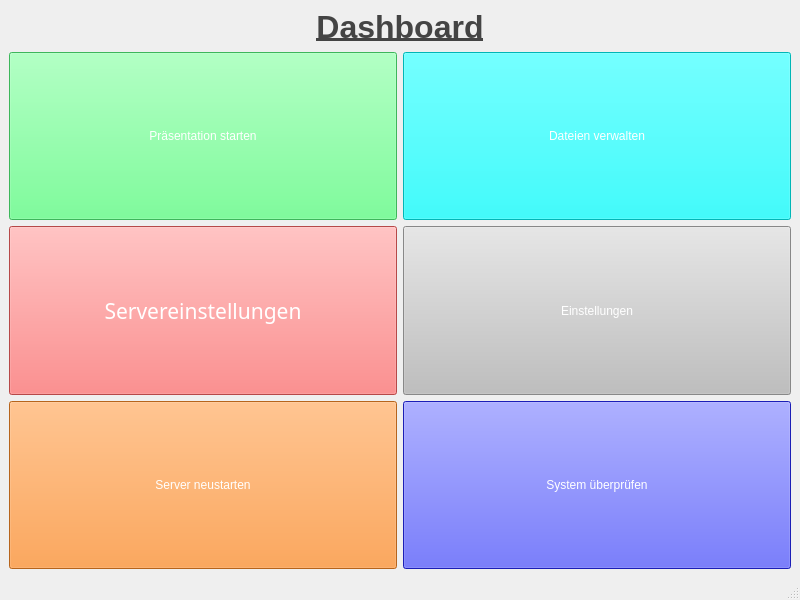
<?xml version="1.0" encoding="UTF-8"?>
<ui version="4.0">
 <class>HomeWindow</class>
 <widget class="QMainWindow" name="HomeWindow">
  <property name="geometry">
   <rect>
    <x>0</x>
    <y>0</y>
    <width>800</width>
    <height>600</height>
   </rect>
  </property>
  <property name="windowTitle">
   <string>MainWindow</string>
  </property>
  <widget class="QWidget" name="centralwidget">
   <layout class="QVBoxLayout" name="verticalLayout">
    <item>
     <widget class="QLabel" name="label">
      <property name="font">
       <font>
        <pointsize>18</pointsize>
       </font>
      </property>
      <property name="text">
       <string>&lt;html&gt;&lt;head/&gt;&lt;body&gt;&lt;p&gt;&lt;span style=&quot; font-size:24pt; font-weight:600; text-decoration: underline; color:#444444;&quot;&gt;Dashboard&lt;/span&gt;&lt;/p&gt;&lt;/body&gt;&lt;/html&gt;</string>
      </property>
      <property name="alignment">
       <set>Qt::AlignCenter</set>
      </property>
     </widget>
    </item>
    <item>
     <layout class="QGridLayout" name="gridLayout">
      <item row="1" column="0">
       <widget class="QPushButton" name="BtnServerSettings">
        <property name="sizePolicy">
         <sizepolicy hsizetype="Minimum" vsizetype="Expanding">
          <horstretch>0</horstretch>
          <verstretch>0</verstretch>
         </sizepolicy>
        </property>
        <property name="font">
         <font>
          <family>Noto Sans</family>
          <pointsize>16</pointsize>
          <italic>false</italic>
          <bold>false</bold>
         </font>
        </property>
        <property name="styleSheet">
         <string notr="true">color: rgb(255, 255, 255);
background-color: rgb(255, 101, 101);
font: 150 16pt &quot;Noto Sans&quot;;</string>
        </property>
        <property name="text">
         <string>Servereinstellungen</string>
        </property>
       </widget>
      </item>
      <item row="0" column="0">
       <widget class="QPushButton" name="BtnStart">
        <property name="enabled">
         <bool>true</bool>
        </property>
        <property name="sizePolicy">
         <sizepolicy hsizetype="Minimum" vsizetype="Expanding">
          <horstretch>0</horstretch>
          <verstretch>0</verstretch>
         </sizepolicy>
        </property>
        <property name="styleSheet">
         <string notr="true">background-color: rgb(85, 255, 127);
color: rgb(255, 255, 255);
font: 150 16pt &quot;Noto Sans&quot;;
</string>
        </property>
        <property name="text">
         <string>Präsentation starten</string>
        </property>
       </widget>
      </item>
      <item row="0" column="1">
       <widget class="QPushButton" name="BtnDat">
        <property name="sizePolicy">
         <sizepolicy hsizetype="Minimum" vsizetype="Expanding">
          <horstretch>0</horstretch>
          <verstretch>0</verstretch>
         </sizepolicy>
        </property>
        <property name="styleSheet">
         <string notr="true">background-color: rgb(0, 255, 255);
color: rgb(255, 255, 255);
font: 150 16pt &quot;Noto Sans&quot;;</string>
        </property>
        <property name="text">
         <string>Dateien verwalten</string>
        </property>
       </widget>
      </item>
      <item row="2" column="0">
       <widget class="QPushButton" name="pushButton">
        <property name="sizePolicy">
         <sizepolicy hsizetype="Minimum" vsizetype="Expanding">
          <horstretch>0</horstretch>
          <verstretch>0</verstretch>
         </sizepolicy>
        </property>
        <property name="styleSheet">
         <string notr="true">color: rgb(255, 255, 255);
font: 150 16pt &quot;Noto Sans&quot;;
background-color: rgb(255, 140, 39);</string>
        </property>
        <property name="text">
         <string>Server neustarten</string>
        </property>
       </widget>
      </item>
      <item row="1" column="1">
       <widget class="QPushButton" name="BtnSettings">
        <property name="sizePolicy">
         <sizepolicy hsizetype="Minimum" vsizetype="Expanding">
          <horstretch>0</horstretch>
          <verstretch>0</verstretch>
         </sizepolicy>
        </property>
        <property name="styleSheet">
         <string notr="true">font: 150 16pt &quot;Noto Sans&quot;;
color: rgb(255, 255, 255);
background-color: rgb(191, 191, 191);</string>
        </property>
        <property name="text">
         <string>Einstellungen</string>
        </property>
       </widget>
      </item>
      <item row="2" column="1">
       <widget class="QPushButton" name="BtnCheckSys">
        <property name="sizePolicy">
         <sizepolicy hsizetype="Minimum" vsizetype="Expanding">
          <horstretch>0</horstretch>
          <verstretch>0</verstretch>
         </sizepolicy>
        </property>
        <property name="styleSheet">
         <string notr="true">color: rgb(255, 255, 255);
font: 150 16pt &quot;Noto Sans&quot;;
background-color: rgb(38, 42, 255);</string>
        </property>
        <property name="text">
         <string>System überprüfen</string>
        </property>
       </widget>
      </item>
     </layout>
    </item>
   </layout>
  </widget>
  <widget class="QMenuBar" name="menubar">
   <property name="geometry">
    <rect>
     <x>0</x>
     <y>0</y>
     <width>800</width>
     <height>22</height>
    </rect>
   </property>
  </widget>
  <widget class="QStatusBar" name="statusbar"/>
 </widget>
 <tabstops>
  <tabstop>BtnStart</tabstop>
  <tabstop>BtnDat</tabstop>
 </tabstops>
 <resources/>
 <connections/>
</ui>
